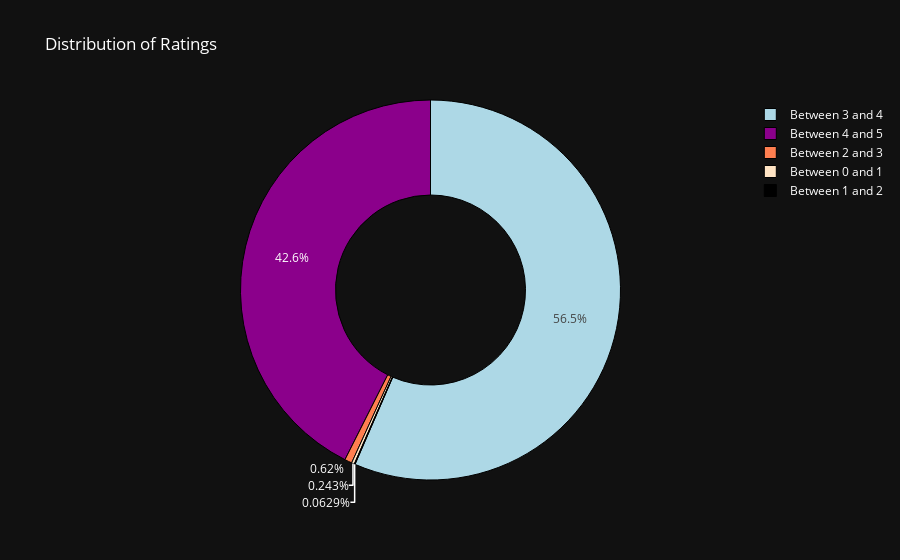

This figure's notebook cell:
### Code cell
## ratings_dist
labels = books_data['ratings_dist'].value_counts().index
values = books_data['ratings_dist'].value_counts().values

colors = ['lightblue', 'darkmagenta', 'coral', 'bisque', 'black']

fig = go.Figure(data=[go.Pie(
    labels=labels,
    values=values,
    hole=0.5,
    marker=dict(colors=colors, line=dict(color='#000000', width=1)),
)])

fig.update_layout(
    title="Distribution of Ratings",
    plot_bgcolor='rgb(17, 17, 17)',
    paper_bgcolor='rgb(17, 17, 17)',
    font=dict(color='white'),
)

fig.show()

### Figure 1 — Plotly figure (JSON) as saved in the notebook; plotly's stock layout.template omitted (floating-point values rounded to 4 significant figures)
{"data": [{"hole": 0.5, "labels": ["Between 3 and 4", "Between 4 and 5", "Between 2 and 3", "Between 0 and 1", "Between 1 and 2"], "marker": {"colors": ["lightblue", "darkmagenta", "coral", "bisque", "black"], "line": {"color": "#000000", "width": 1}}, "type": "pie", "values": [6285, 4735, 69, 27, 7]}], "layout": {"font": {"color": "white"}, "paper_bgcolor": "rgb(17, 17, 17)", "plot_bgcolor": "rgb(17, 17, 17)", "title": {"text": "Distribution of Ratings"}}}
